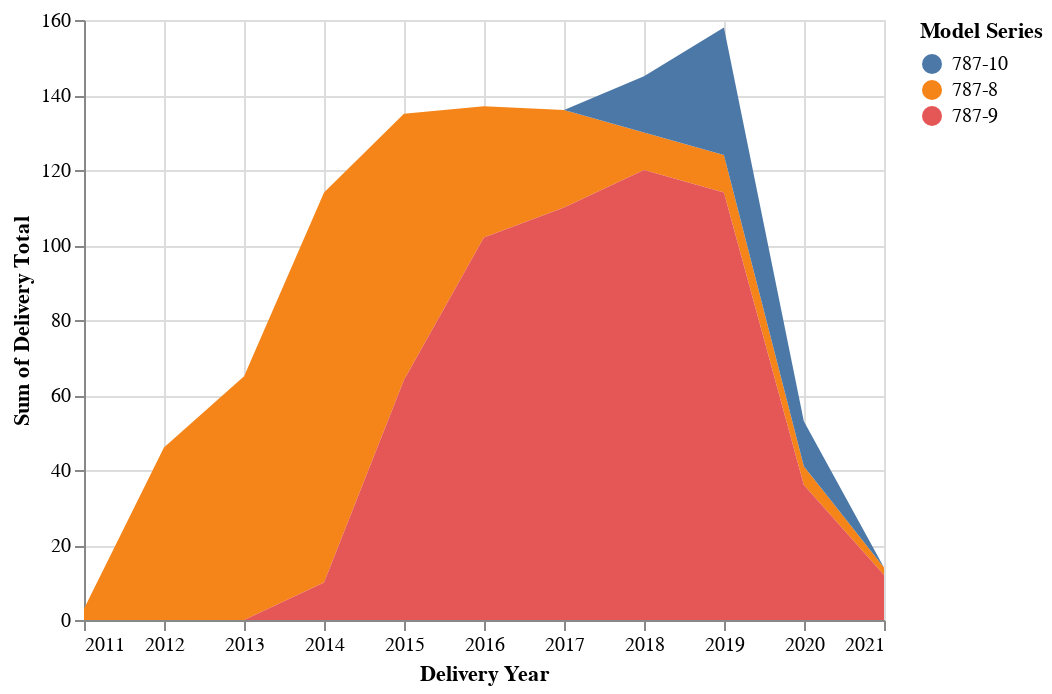

Source (notebook cell):
### Markdown cell above
This is the preliminary chart.

### Code cell
alt.Chart(dreamliner_deliveries).mark_area().encode(
    x='Delivery Year ',
    y='sum(Delivery Total)',
    color = 'Model Series'
)

### Figure 1 — Vega-Lite specification as saved in the notebook (floating-point values rounded to 4 significant figures; data arrays with more than 128 entries replaced by an {"elided": "..."} marker saying what was removed)
{"config": {"view": {"continuousWidth": 400, "continuousHeight": 300}}, "data": {"name": "data-e935cc2285470359ef007b4ab14a632d"}, "mark": "area", "encoding": {"color": {"field": "Model Series", "type": "nominal"}, "x": {"field": "Delivery Year ", "type": "temporal"}, "y": {"aggregate": "sum", "field": "Delivery Total", "type": "quantitative"}}, "$schema": "https://vega.github.io/schema/vega-lite/v4.17.0.json", "datasets": {"data-e935cc2285470359ef007b4ab14a632d": {"elided": "517 records"}}}
